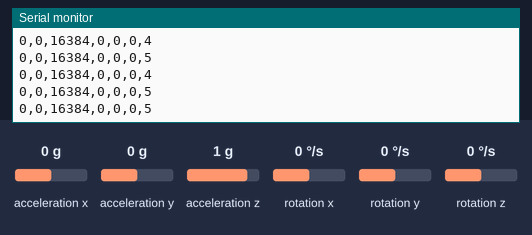
Bench run of a sketch on a simulated Arduino Uno, built with avr-gcc and run on an emulated ATmega328P. Parts: the last lines printed to the serial monitor. Inputs (shaded band) come from the test bench; at power-on: acceleration x 0 g, acceleration y 0 g, acceleration z 1 g, rotation x 0 °/s, rotation y 0 °/s, rotation z 0 °/s.

Above: at 1.2 s.
1.3 s: acceleration x set to -1.4 g
At 1.9 s:
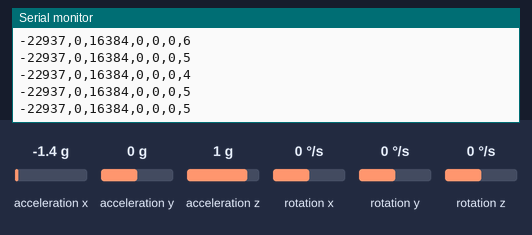
4.3 s: acceleration y set to -1.4 g
At 5.0 s:
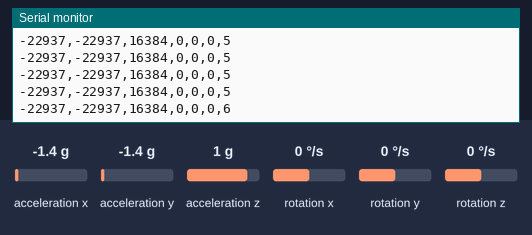
7.3 s: acceleration z set to -1.4 g
At 8.1 s:
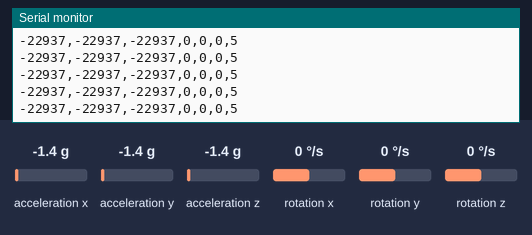
10.3 s: acceleration x set to 0.8 g
At 11.2 s:
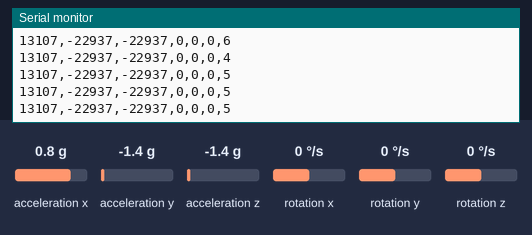
Timing chart, 0 to 12.5 s (numbered marks = the images above; inputs shaded):
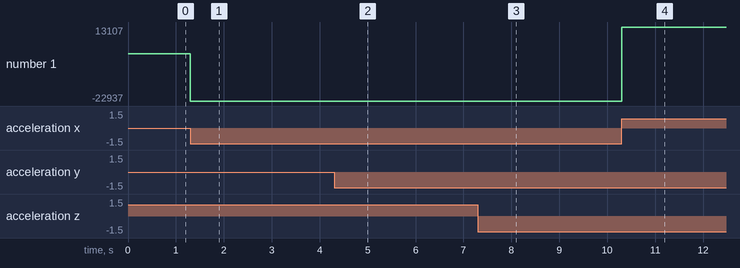

Measured:
- after the input at 1.3 s, the serial monitor: prints a new line at once (image 1)
- after the input at 4.3 s, the serial monitor: prints a new line at once (image 2)
- after the input at 7.3 s, the serial monitor: prints a new line at once (image 3)
- after the input at 10.3 s, the serial monitor: prints a new line at once (image 4)
- plotted number 1: 0 → -22937 after the input at 1.3 s, -22937 → 13107 after the input at 10.3 s

The sketch:

IMU-read.ino
```cpp
#include "I2Cdev.h"
#include "MPU6050.h"
#include "Wire.h"

MPU6050 accelgyro;

int16_t ax, ay, az;
int16_t gx, gy, gz;

long time, time_pre;
long dt;

void setup() {
    Wire.begin();
    Serial.begin(115200);

    //Serial.println("Initializing I2C devices...");
    accelgyro.initialize();
    time = millis();
}

void loop() {

    accelgyro.getMotion6(&ax, &ay, &az, &gx, &gy, &gz);
    Serial.print(ax); Serial.print(",");
    Serial.print(ay); Serial.print(",");
    Serial.print(az); Serial.print(",");
    Serial.print(gx); Serial.print(",");
    Serial.print(gy); Serial.print(",");
    Serial.print(gz); Serial.print(",");

    time_pre = time;
	time = millis();
    dt = time - time_pre;
    Serial.print(dt); Serial.print("\n");

}
```
